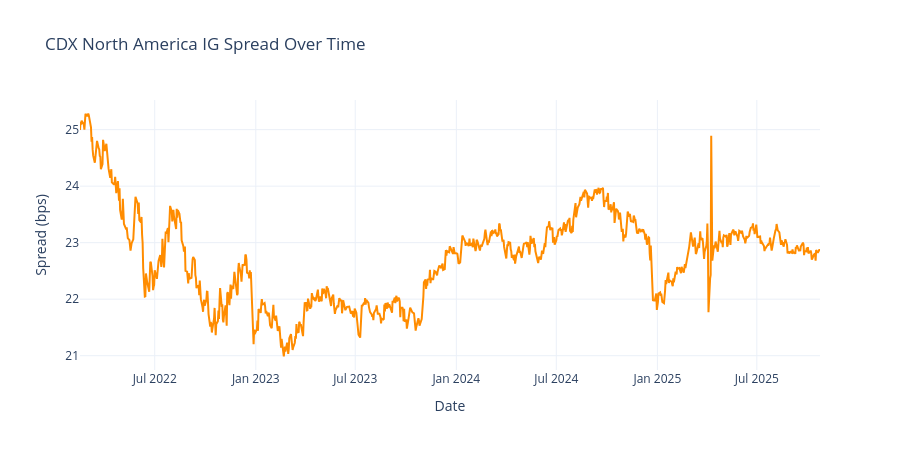

Write notebook code for a chart like this one.
### Code cell
# CDX North America Investment Grade Index
# Read from local CSV. The Close/Last column contains index price levels,
# which we convert to spread in basis points, then to implied hazard rates.

RECOVERY_RATE = 0.40   # Standard assumption for IG CDS contracts

cdx = pd.read_csv("CDX_index_hist.csv")
cdx['Date'] = pd.to_datetime(cdx['Date'], format='%m/%d/%Y')
cdx = cdx.sort_values('Date').reset_index(drop=True)

# CDX is quoted as a price, not directly as a spread.
# Close/Last here represents the spread level in bps.
cdx['Spread_bps']    = cdx['Close/Last']
cdx['HazardRate']    = (cdx['Spread_bps'] / 10_000) / (1 - RECOVERY_RATE)

fig_cdx = go.Figure()

fig_cdx.add_trace(go.Scatter(
    x=cdx['Date'],
    y=cdx['Spread_bps'],
    mode='lines',
    name='CDX IG Spread',
    line=dict(color='darkorange'),
    hovertemplate='%{x|%d %b %Y}<br>Spread: %{y:.1f} bps<extra></extra>'
))

fig_cdx.update_layout(
    title='CDX North America IG Spread Over Time',
    xaxis_title='Date',
    yaxis_title='Spread (bps)',
    hovermode='x unified',
    template='plotly_white',
    height=450
)

fig_cdx.show()

### Figure 1 — Plotly figure (JSON) as saved in the notebook; plotly's stock layout.template omitted (floating-point values rounded to 4 significant figures; data arrays with more than 128 entries replaced by an {"elided": "..."} marker saying what was removed)
{"data": [{"hovertemplate": "%{x|%d %b %Y}<br>Spread: %{y:.1f} bps<extra></extra>", "line": {"color": "darkorange"}, "mode": "lines", "name": "CDX IG Spread", "type": "scatter", "x": {"elided": "927 str values"}, "y": {"elided": "927 float values"}}], "layout": {"height": 450, "hovermode": "x unified", "title": {"text": "CDX North America IG Spread Over Time"}, "xaxis": {"title": {"text": "Date"}}, "yaxis": {"title": {"text": "Spread (bps)"}}}}
